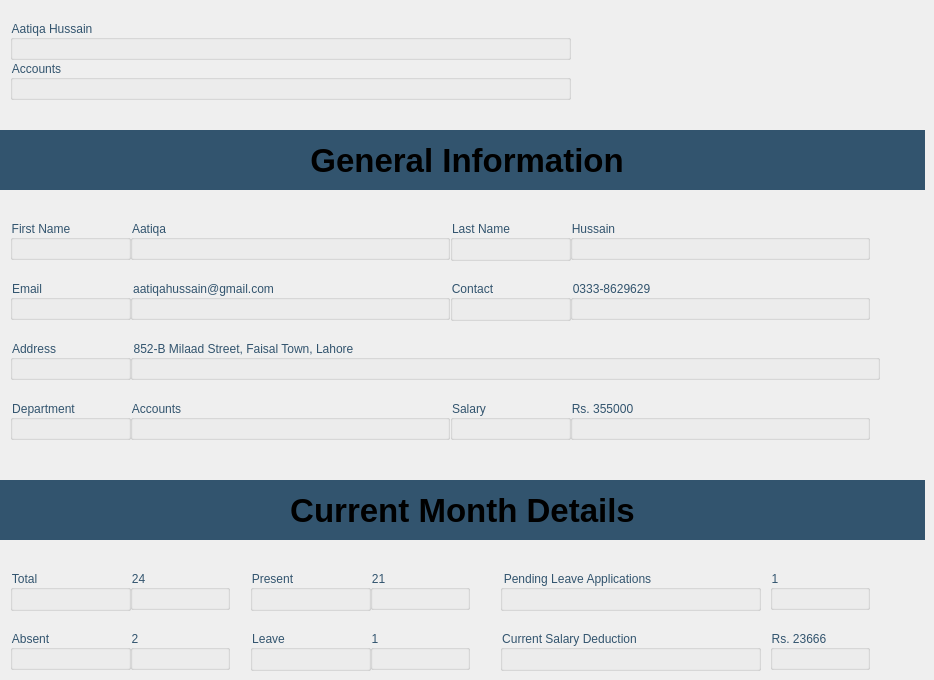
    <widget class="QWidget" name="profile_page">
     <widget class="QLabel" name="General_info">
      <property name="geometry">
       <rect>
        <x>0</x>
        <y>130</y>
        <width>925</width>
        <height>60</height>
       </rect>
      </property>
      <property name="font">
       <font>
        <pointsize>25</pointsize>
        <bold>true</bold>
       </font>
      </property>
      <property name="styleSheet">
       <string notr="true">background-color: rgb(50, 84, 110);
color: &quot;#e6e6e6&quot;;</string>
      </property>
      <property name="text">
       <string> General Information</string>
      </property>
      <property name="alignment">
       <set>Qt::AlignCenter</set>
      </property>
     </widget>
     <widget class="QGroupBox" name="f_name_input">
      <property name="geometry">
       <rect>
        <x>130</x>
        <y>220</y>
        <width>320</width>
        <height>40</height>
       </rect>
      </property>
      <property name="minimumSize">
       <size>
        <width>320</width>
        <height>40</height>
       </size>
      </property>
      <property name="maximumSize">
       <size>
        <width>290</width>
        <height>40</height>
       </size>
      </property>
      <property name="styleSheet">
       <string notr="true">color: rgb(50, 84, 110);
font: 14pt &quot;Segoe UI&quot;;
</string>
      </property>
      <property name="title">
       <string>Aatiqa</string>
      </property>
      <layout class="QHBoxLayout" name="horizontalLayout_17"/>
     </widget>
     <widget class="QGroupBox" name="department_input">
      <property name="geometry">
       <rect>
        <x>130</x>
        <y>400</y>
        <width>320</width>
        <height>40</height>
       </rect>
      </property>
      <property name="minimumSize">
       <size>
        <width>320</width>
        <height>40</height>
       </size>
      </property>
      <property name="maximumSize">
       <size>
        <width>320</width>
        <height>40</height>
       </size>
      </property>
      <property name="styleSheet">
       <string notr="true">color: rgb(50, 84, 110);
font: 14pt &quot;Segoe UI&quot;;
</string>
      </property>
      <property name="title">
       <string>Accounts</string>
      </property>
      <layout class="QHBoxLayout" name="horizontalLayout_18"/>
     </widget>
     <widget class="QGroupBox" name="leave_input">
      <property name="geometry">
       <rect>
        <x>370</x>
        <y>630</y>
        <width>100</width>
        <height>40</height>
       </rect>
      </property>
      <property name="minimumSize">
       <size>
        <width>100</width>
        <height>40</height>
       </size>
      </property>
      <property name="maximumSize">
       <size>
        <width>100</width>
        <height>40</height>
       </size>
      </property>
      <property name="styleSheet">
       <string notr="true">color: rgb(50, 84, 110);
font: 14pt &quot;Segoe UI&quot;;
</string>
      </property>
      <property name="title">
       <string>1</string>
      </property>
      <layout class="QHBoxLayout" name="horizontalLayout_44"/>
     </widget>
     <widget class="QGroupBox" name="pending_applications_input">
      <property name="geometry">
       <rect>
        <x>770</x>
        <y>570</y>
        <width>100</width>
        <height>40</height>
       </rect>
      </property>
      <property name="minimumSize">
       <size>
        <width>100</width>
        <height>40</height>
       </size>
      </property>
      <property name="maximumSize">
       <size>
        <width>100</width>
        <height>40</height>
       </size>
      </property>
      <property name="styleSheet">
       <string notr="true">color: rgb(50, 84, 110);
font: 14pt &quot;Segoe UI&quot;;
</string>
      </property>
      <property name="title">
       <string>1</string>
      </property>
      <layout class="QHBoxLayout" name="horizontalLayout_49"/>
     </widget>
     <widget class="QGroupBox" name="salary_input">
      <property name="geometry">
       <rect>
        <x>570</x>
        <y>400</y>
        <width>300</width>
        <height>40</height>
       </rect>
      </property>
      <property name="minimumSize">
       <size>
        <width>300</width>
        <height>40</height>
       </size>
      </property>
      <property name="maximumSize">
       <size>
        <width>300</width>
        <height>40</height>
       </size>
      </property>
      <property name="styleSheet">
       <string notr="true">color: rgb(50, 84, 110);
font: 14pt &quot;Segoe UI&quot;;
</string>
      </property>
      <property name="title">
       <string>Rs. 355000</string>
      </property>
      <layout class="QHBoxLayout" name="horizontalLayout_19"/>
     </widget>
     <widget class="QGroupBox" name="f_name">
      <property name="geometry">
       <rect>
        <x>10</x>
        <y>220</y>
        <width>121</width>
        <height>40</height>
       </rect>
      </property>
      <property name="minimumSize">
       <size>
        <width>0</width>
        <height>40</height>
       </size>
      </property>
      <property name="maximumSize">
       <size>
        <width>16777215</width>
        <height>40</height>
       </size>
      </property>
      <property name="styleSheet">
       <string notr="true">color: rgb(50, 84, 110);
font: 700 14pt &quot;Segoe UI&quot;;
</string>
      </property>
      <property name="title">
       <string>First Name</string>
      </property>
      <layout class="QHBoxLayout" name="horizontalLayout_20"/>
     </widget>
     <widget class="QGroupBox" name="absent">
      <property name="geometry">
       <rect>
        <x>10</x>
        <y>630</y>
        <width>121</width>
        <height>40</height>
       </rect>
      </property>
      <property name="minimumSize">
       <size>
        <width>0</width>
        <height>40</height>
       </size>
      </property>
      <property name="maximumSize">
       <size>
        <width>16777215</width>
        <height>40</height>
       </size>
      </property>
      <property name="styleSheet">
       <string notr="true">color: rgb(50, 84, 110);
font: 700 14pt &quot;Segoe UI&quot;;
</string>
      </property>
      <property name="title">
       <string>Absent</string>
      </property>
      <layout class="QHBoxLayout" name="horizontalLayout_50"/>
     </widget>
     <widget class="QGroupBox" name="current_deduction_input">
      <property name="geometry">
       <rect>
        <x>770</x>
        <y>630</y>
        <width>100</width>
        <height>40</height>
       </rect>
      </property>
      <property name="minimumSize">
       <size>
        <width>100</width>
        <height>40</height>
       </size>
      </property>
      <property name="maximumSize">
       <size>
        <width>100</width>
        <height>40</height>
       </size>
      </property>
      <property name="styleSheet">
       <string notr="true">color: rgb(50, 84, 110);
font: 14pt &quot;Segoe UI&quot;;
</string>
      </property>
      <property name="title">
       <string>Rs. 23666</string>
      </property>
      <layout class="QHBoxLayout" name="horizontalLayout_51"/>
     </widget>
     <widget class="QGroupBox" name="contact_input">
      <property name="geometry">
       <rect>
        <x>570</x>
        <y>280</y>
        <width>300</width>
        <height>40</height>
       </rect>
      </property>
      <property name="minimumSize">
       <size>
        <width>300</width>
        <height>40</height>
       </size>
      </property>
      <property name="maximumSize">
       <size>
        <width>300</width>
        <height>40</height>
       </size>
      </property>
      <property name="styleSheet">
       <string notr="true">color: rgb(50, 84, 110);
font: 14pt &quot;Segoe UI&quot;;
</string>
      </property>
      <property name="title">
       <string>0333-8629629</string>
      </property>
      <layout class="QHBoxLayout" name="horizontalLayout_21"/>
     </widget>
     <widget class="QGroupBox" name="current_deduction">
      <property name="geometry">
       <rect>
        <x>500</x>
        <y>630</y>
        <width>261</width>
        <height>41</height>
       </rect>
      </property>
      <property name="styleSheet">
       <string notr="true">color: rgb(50, 84, 110);
font: 700 14pt &quot;Segoe UI&quot;;
</string>
      </property>
      <property name="title">
       <string>Current Salary Deduction</string>
      </property>
      <layout class="QHBoxLayout" name="horizontalLayout_52"/>
     </widget>
     <widget class="QGroupBox" name="department_title">
      <property name="geometry">
       <rect>
        <x>10</x>
        <y>60</y>
        <width>561</width>
        <height>40</height>
       </rect>
      </property>
      <property name="minimumSize">
       <size>
        <width>0</width>
        <height>40</height>
       </size>
      </property>
      <property name="maximumSize">
       <size>
        <width>16777215</width>
        <height>40</height>
       </size>
      </property>
      <property name="styleSheet">
       <string notr="true">color: rgb(50, 84, 110);
font: 500 18pt &quot;Segoe UI&quot;;
</string>
      </property>
      <property name="title">
       <string>Accounts</string>
      </property>
      <layout class="QHBoxLayout" name="horizontalLayout_22"/>
     </widget>
     <widget class="QGroupBox" name="l_name_input">
      <property name="geometry">
       <rect>
        <x>570</x>
        <y>220</y>
        <width>300</width>
        <height>40</height>
       </rect>
      </property>
      <property name="minimumSize">
       <size>
        <width>300</width>
        <height>40</height>
       </size>
      </property>
      <property name="maximumSize">
       <size>
        <width>300</width>
        <height>40</height>
       </size>
      </property>
      <property name="styleSheet">
       <string notr="true">color: rgb(50, 84, 110);
font: 14pt &quot;Segoe UI&quot;;
</string>
      </property>
      <property name="title">
       <string>Hussain</string>
      </property>
      <layout class="QHBoxLayout" name="horizontalLayout_23"/>
     </widget>
     <widget class="QGroupBox" name="present_input">
      <property name="geometry">
       <rect>
        <x>370</x>
        <y>570</y>
        <width>100</width>
        <height>40</height>
       </rect>
      </property>
      <property name="minimumSize">
       <size>
        <width>100</width>
        <height>40</height>
       </size>
      </property>
      <property name="maximumSize">
       <size>
        <width>100</width>
        <height>40</height>
       </size>
      </property>
      <property name="styleSheet">
       <string notr="true">color: rgb(50, 84, 110);
font: 14pt &quot;Segoe UI&quot;;
</string>
      </property>
      <property name="title">
       <string>21</string>
      </property>
      <layout class="QHBoxLayout" name="horizontalLayout_39"/>
     </widget>
     <widget class="QGroupBox" name="salary_2">
      <property name="geometry">
       <rect>
        <x>450</x>
        <y>400</y>
        <width>121</width>
        <height>40</height>
       </rect>
      </property>
      <property name="minimumSize">
       <size>
        <width>0</width>
        <height>40</height>
       </size>
      </property>
      <property name="maximumSize">
       <size>
        <width>16777215</width>
        <height>40</height>
       </size>
      </property>
      <property name="styleSheet">
       <string notr="true">color: rgb(50, 84, 110);
font: 700 14pt &quot;Segoe UI&quot;;
</string>
      </property>
      <property name="title">
       <string>Salary</string>
      </property>
      <layout class="QHBoxLayout" name="horizontalLayout_24"/>
     </widget>
     <widget class="QGroupBox" name="address">
      <property name="geometry">
       <rect>
        <x>10</x>
        <y>340</y>
        <width>121</width>
        <height>40</height>
       </rect>
      </property>
      <property name="minimumSize">
       <size>
        <width>0</width>
        <height>40</height>
       </size>
      </property>
      <property name="maximumSize">
       <size>
        <width>16777215</width>
        <height>40</height>
       </size>
      </property>
      <property name="styleSheet">
       <string notr="true">color: rgb(50, 84, 110);
font: 700 14pt &quot;Segoe UI&quot;;
</string>
      </property>
      <property name="title">
       <string>Address</string>
      </property>
      <layout class="QHBoxLayout" name="horizontalLayout_25"/>
     </widget>
     <widget class="QLabel" name="Current_Month">
      <property name="geometry">
       <rect>
        <x>0</x>
        <y>480</y>
        <width>925</width>
        <height>60</height>
       </rect>
      </property>
      <property name="font">
       <font>
        <pointsize>25</pointsize>
        <bold>true</bold>
       </font>
      </property>
      <property name="styleSheet">
       <string notr="true">background-color: rgb(50, 84, 110);
color: &quot;#e6e6e6&quot;;</string>
      </property>
      <property name="text">
       <string>Current Month Details</string>
      </property>
      <property name="alignment">
       <set>Qt::AlignCenter</set>
      </property>
     </widget>
     <widget class="QGroupBox" name="l_name">
      <property name="geometry">
       <rect>
        <x>450</x>
        <y>220</y>
        <width>121</width>
        <height>41</height>
       </rect>
      </property>
      <property name="styleSheet">
       <string notr="true">color: rgb(50, 84, 110);
font: 700 14pt &quot;Segoe UI&quot;;
</string>
      </property>
      <property name="title">
       <string>Last Name</string>
      </property>
      <layout class="QHBoxLayout" name="horizontalLayout_26"/>
     </widget>
     <widget class="QGroupBox" name="pending_applications">
      <property name="geometry">
       <rect>
        <x>500</x>
        <y>570</y>
        <width>261</width>
        <height>41</height>
       </rect>
      </property>
      <property name="styleSheet">
       <string notr="true">color: rgb(50, 84, 110);
font: 700 14pt &quot;Segoe UI&quot;;
</string>
      </property>
      <property name="title">
       <string>Pending Leave Applications</string>
      </property>
      <layout class="QHBoxLayout" name="horizontalLayout_53"/>
     </widget>
     <widget class="QGroupBox" name="present">
      <property name="geometry">
       <rect>
        <x>250</x>
        <y>570</y>
        <width>121</width>
        <height>41</height>
       </rect>
      </property>
      <property name="styleSheet">
       <string notr="true">color: rgb(50, 84, 110);
font: 700 14pt &quot;Segoe UI&quot;;
</string>
      </property>
      <property name="title">
       <string>Present</string>
      </property>
      <layout class="QHBoxLayout" name="horizontalLayout_54"/>
     </widget>
     <widget class="QGroupBox" name="email_input">
      <property name="geometry">
       <rect>
        <x>130</x>
        <y>280</y>
        <width>320</width>
        <height>40</height>
       </rect>
      </property>
      <property name="minimumSize">
       <size>
        <width>320</width>
        <height>40</height>
       </size>
      </property>
      <property name="maximumSize">
       <size>
        <width>320</width>
        <height>40</height>
       </size>
      </property>
      <property name="styleSheet">
       <string notr="true">color: rgb(50, 84, 110);
font: 14pt &quot;Segoe UI&quot;;
</string>
      </property>
      <property name="title">
       <string>aatiqahussain@gmail.com</string>
      </property>
      <layout class="QHBoxLayout" name="horizontalLayout_27"/>
     </widget>
     <widget class="QGroupBox" name="leave">
      <property name="geometry">
       <rect>
        <x>250</x>
        <y>630</y>
        <width>121</width>
        <height>41</height>
       </rect>
      </property>
      <property name="styleSheet">
       <string notr="true">color: rgb(50, 84, 110);
font: 700 14pt &quot;Segoe UI&quot;;
</string>
      </property>
      <property name="title">
       <string>Leave</string>
      </property>
      <layout class="QHBoxLayout" name="horizontalLayout_55"/>
     </widget>
     <widget class="QGroupBox" name="contact">
      <property name="geometry">
       <rect>
        <x>450</x>
        <y>280</y>
        <width>121</width>
        <height>41</height>
       </rect>
      </property>
      <property name="styleSheet">
       <string notr="true">color: rgb(50, 84, 110);
font: 700 14pt &quot;Segoe UI&quot;;
</string>
      </property>
      <property name="title">
       <string>Contact</string>
      </property>
      <layout class="QHBoxLayout" name="horizontalLayout_28"/>
     </widget>
     <widget class="QGroupBox" name="department">
      <property name="geometry">
       <rect>
        <x>10</x>
        <y>400</y>
        <width>121</width>
        <height>40</height>
       </rect>
      </property>
      <property name="minimumSize">
       <size>
        <width>0</width>
        <height>40</height>
       </size>
      </property>
      <property name="maximumSize">
       <size>
        <width>16777215</width>
        <height>40</height>
       </size>
      </property>
      <property name="styleSheet">
       <string notr="true">color: rgb(50, 84, 110);
font: 700 14pt &quot;Segoe UI&quot;;
</string>
      </property>
      <property name="title">
       <string>Department</string>
      </property>
      <layout class="QHBoxLayout" name="horizontalLayout_29"/>
     </widget>
     <widget class="QGroupBox" name="address_input">
      <property name="geometry">
       <rect>
        <x>130</x>
        <y>340</y>
        <width>750</width>
        <height>40</height>
       </rect>
      </property>
      <property name="minimumSize">
       <size>
        <width>750</width>
        <height>40</height>
       </size>
      </property>
      <property name="maximumSize">
       <size>
        <width>750</width>
        <height>40</height>
       </size>
      </property>
      <property name="styleSheet">
       <string notr="true">color: rgb(50, 84, 110);
font: 14pt &quot;Segoe UI&quot;;
</string>
      </property>
      <property name="title">
       <string>852-B Milaad Street, Faisal Town, Lahore</string>
      </property>
      <layout class="QHBoxLayout" name="horizontalLayout_30"/>
     </widget>
     <widget class="QGroupBox" name="name_2">
      <property name="geometry">
       <rect>
        <x>10</x>
        <y>20</y>
        <width>561</width>
        <height>40</height>
       </rect>
      </property>
      <property name="minimumSize">
       <size>
        <width>0</width>
        <height>40</height>
       </size>
      </property>
      <property name="maximumSize">
       <size>
        <width>16777215</width>
        <height>40</height>
       </size>
      </property>
      <property name="styleSheet">
       <string notr="true">color: rgb(50, 84, 110);
font: 700 24pt &quot;Segoe UI&quot;;
</string>
      </property>
      <property name="title">
       <string>Aatiqa Hussain</string>
      </property>
      <layout class="QHBoxLayout" name="horizontalLayout_31"/>
     </widget>
     <widget class="QGroupBox" name="email">
      <property name="geometry">
       <rect>
        <x>10</x>
        <y>280</y>
        <width>121</width>
        <height>40</height>
       </rect>
      </property>
      <property name="minimumSize">
       <size>
        <width>0</width>
        <height>40</height>
       </size>
      </property>
      <property name="maximumSize">
       <size>
        <width>16777215</width>
        <height>40</height>
       </size>
      </property>
      <property name="styleSheet">
       <string notr="true">color: rgb(50, 84, 110);
font: 700 14pt &quot;Segoe UI&quot;;
</string>
      </property>
      <property name="title">
       <string>Email</string>
      </property>
      <layout class="QHBoxLayout" name="horizontalLayout_32"/>
     </widget>
     <widget class="QGroupBox" name="absent_input">
      <property name="geometry">
       <rect>
        <x>130</x>
        <y>630</y>
        <width>100</width>
        <height>40</height>
       </rect>
      </property>
      <property name="minimumSize">
       <size>
        <width>100</width>
        <height>40</height>
       </size>
      </property>
      <property name="maximumSize">
       <size>
        <width>100</width>
        <height>40</height>
       </size>
      </property>
      <property name="styleSheet">
       <string notr="true">color: rgb(50, 84, 110);
font: 14pt &quot;Segoe UI&quot;;
</string>
      </property>
      <property name="title">
       <string>2</string>
      </property>
      <layout class="QHBoxLayout" name="horizontalLayout_56"/>
     </widget>
     <widget class="QGroupBox" name="present_2">
      <property name="geometry">
       <rect>
        <x>10</x>
        <y>570</y>
        <width>121</width>
        <height>41</height>
       </rect>
      </property>
      <property name="styleSheet">
       <string notr="true">color: rgb(50, 84, 110);
font: 700 14pt &quot;Segoe UI&quot;;
</string>
      </property>
      <property name="title">
       <string>Total</string>
      </property>
      <layout class="QHBoxLayout" name="horizontalLayout_57"/>
     </widget>
     <widget class="QGroupBox" name="present_input_2">
      <property name="geometry">
       <rect>
        <x>130</x>
        <y>570</y>
        <width>100</width>
        <height>40</height>
       </rect>
      </property>
      <property name="minimumSize">
       <size>
        <width>100</width>
        <height>40</height>
       </size>
      </property>
      <property name="maximumSize">
       <size>
        <width>100</width>
        <height>40</height>
       </size>
      </property>
      <property name="styleSheet">
       <string notr="true">color: rgb(50, 84, 110);
font: 14pt &quot;Segoe UI&quot;;
</string>
      </property>
      <property name="title">
       <string>24</string>
      </property>
      <layout class="QHBoxLayout" name="horizontalLayout_40"/>
     </widget>
    </widget>
